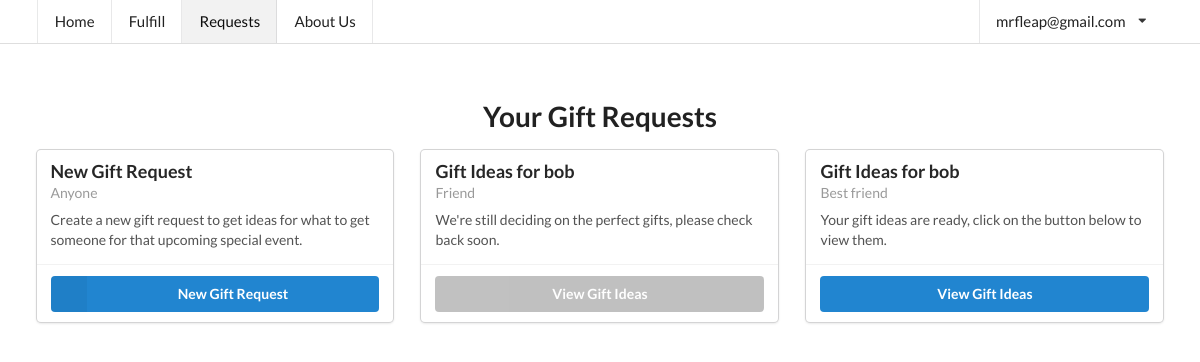
/request/ (signed in), run on an earlier commit of the app's database.
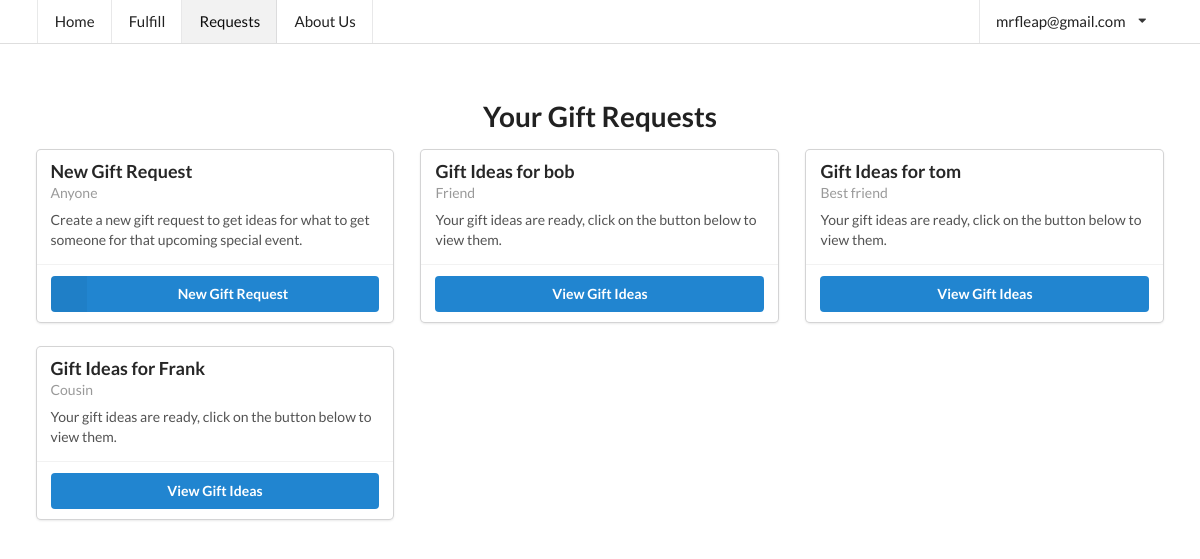
And on a later commit of the database.
### forgyftapp/models.py (models this page shows, shortened)
class OnCreate:
	def onCreate(self):
		pass

class GifteeProfile(models.Model, OnCreate):
	name = models.TextField(max_length=150)
	gender = models.CharField(max_length=80, choices=gender.GENDER_CHOICES)
	age = models.IntegerField()
	relationship = models.TextField(max_length=6000)
	price_upper = models.IntegerField()
	interests = models.TextField(max_length=6000)
	existing_related_items = models.TextField(max_length=6000)
	extra_info = models.TextField(max_length=6000)
	published = models.BooleanField(default=False)
	user = models.ForeignKey(User, on_delete=models.CASCADE)
	@property
	def status(self):
		if self.published:
			return "Your gift ideas are ready, click on the button below to view them."
		else:
			return "We're still deciding on the perfect gifts, please check back soon."

### forgyftapp/views/basic_views.py (the view)
# urls.py: url(r'^request/?$', basic_views.gift_request, name='request'),
@login_required
def gift_request(request, profile=None):
	if profile:
		giftee_profile = get_object_or_404(GifteeProfile, pk=profile)
		if not giftee_profile.published:
			return redirect("forgyftapp:request")
		return render(request, "request.html", {"giftee_profile": giftee_profile,
		                                        "ideas": GiftIdea.objects.filter(giftee_profile=giftee_profile),
		                                        "page": "request"})
	else:
		giftee_profiles = GifteeProfile.objects.filter(user=request.user)
		return render(request, "request.html", {"giftee_profiles": giftee_profiles, "page": "request"})

### forgyftapp/templates/request.html (shortened to what this page needs)
{% extends "base.html" %}
{% block content %}
	<div class="ui main container">
		{% if not giftee_profile %}
			<h1 style="text-align: center; padding-bottom: 16px">Your Gift Requests</h1>
			<div class="ui two column stackable grid">
				<div style="margin-left:auto;margin-right:auto;">
					<div class="ui three cards">
						<div class="ui fluid card">
							<div class="content">
								<div class="header">
									New Gift Request
								</div>
								<div class="meta"> Anyone
								</div>
								<div class="description">
									Create a new gift request to get ideas for what to get someone for that
									upcoming special event.
								</div>
							</div>
							<div class="extra content">
								<a class="ui labeled icon fluid primary button" href="{% url "forgyftapp:gift_form" %}">
									<i class="ui icon add"></i>
									New Gift Request
								</a>
							</div>
						</div>
						{% for giftee_profile in giftee_profiles %}
							<div class="ui fluid card">
								<div class="content">
									<div class="header">
										Gift Ideas for {{ giftee_profile.name }}
									</div>
									<div class="meta">
										{{ giftee_profile.relationship }}
									</div>
									<div class="description">
										{{ giftee_profile.status }}
									</div>
								</div>
								<div class="extra content">
									<a class="ui {% if not giftee_profile.published %}disabled grey {% else %}primary {% endif %}fluid  button"
									   href="{% url "forgyftapp:request" profile=giftee_profile.pk %}">View Gift
										Ideas</a>
								</div>
							</div>
						{% endfor %}
					</div>
				</div>
			</div>
		{% endif %}
	</div>
{% endblock %}

What changed in the data, as far as the page shows it:
changed GifteeProfile "bob": status "We're still deciding on the perfect gifts, please check back soon." → "Your gift ideas are ready, click on the button below to view them."; published False → True (drawn)
changed GifteeProfile "Best friend": name "bob" → "tom"
added GifteeProfile: name "Frank", relationship "Cousin", status "Your gift ideas are ready, click on the button below to view them."
